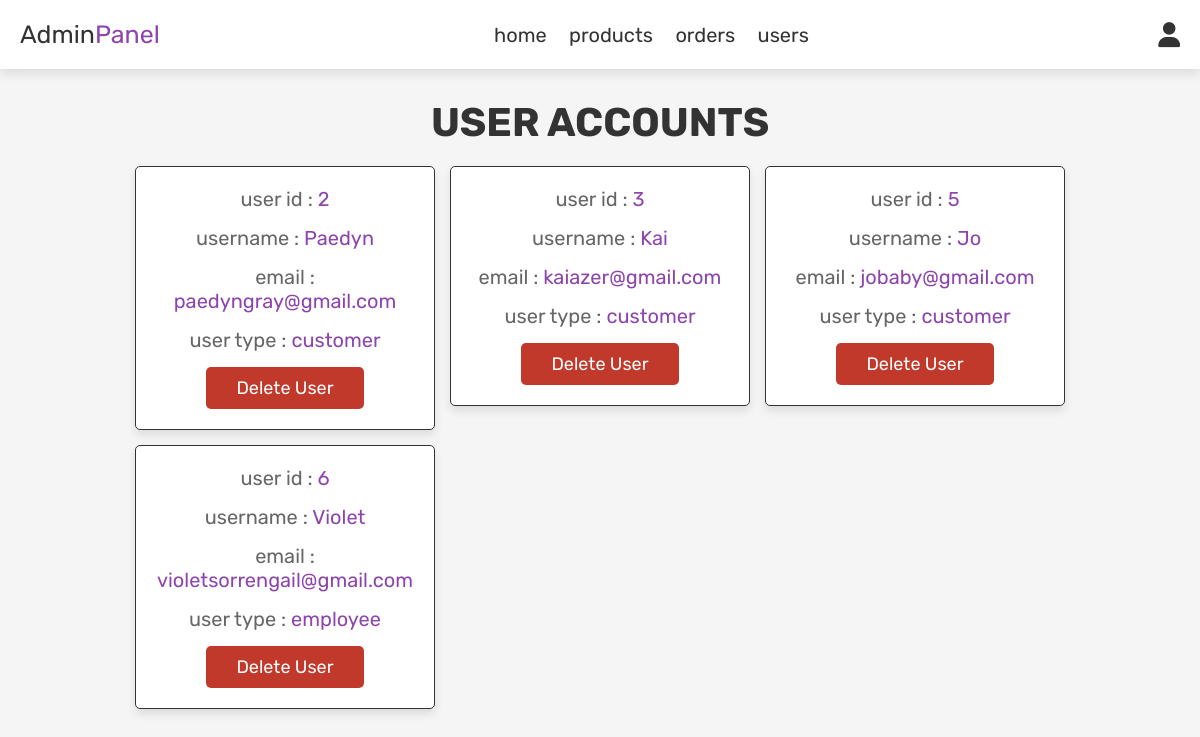
The page /admin/admin_users.php (signed in) on the database its author committed.
### tables this page shows
CREATE TABLE `users` (
  `user_id` int(11) NOT NULL,
  `role_id` int(11) NOT NULL DEFAULT 2,
  `fname` varchar(70) NOT NULL,
  `lname` varchar(100) NOT NULL,
  `gender` varchar(8) NOT NULL,
  `pno` int(11) NOT NULL,
  `dob` date DEFAULT NULL,
  `email` varchar(100) NOT NULL,
  `password` varchar(100) NOT NULL,
  `loyalty_points` int(11) DEFAULT 0
);

CREATE TABLE `roles` (
  `role_id` int(11) NOT NULL,
  `role_name` varchar(50) NOT NULL
);

### admin/admin_users.php (the view, shortened to what this page needs)
<?php
include '../settings/connection.php';
?>
<!DOCTYPE html>
<html lang="en">
<head>
   <link rel="stylesheet" href="https://cdnjs.cloudflare.com/ajax/libs/font-awesome/6.0.0/css/all.min.css">
   <link rel="stylesheet" href="../css/admin.css">
</head>
<body>
<?php include '../admin/admin_header.php'; ?>
<section class="users">
   <h1 class="title">User Accounts</h1>
   <div class="box-container">
      <?php
         $sql = "SELECT u.user_id, u.fname, u.email, r.role_name
                 FROM users u
                 INNER JOIN roles r ON u.role_id = r.role_id";
         $result = mysqli_query($mysqli, $sql);
         if (mysqli_num_rows($result) > 0) {
            while ($fetch_users = mysqli_fetch_assoc($result)) {
      ?>
      <div class="box">
         <p> user id : <span><?php echo $fetch_users['user_id']; ?></span> </p>
         <p> username : <span><?php echo $fetch_users['fname']; ?></span> </p>
         <p> email : <span><?php echo $fetch_users['email']; ?></span> </p>
         <p> user type : <span style="color:<?php if($fetch_users['role_name'] == 'admin'){ echo 'var(--orange)'; } ?>"><?php echo $fetch_users['role_name']; ?></span> </p>
         <a href="../admin/admin_users.php?delete=<?php echo $fetch_users['user_id']; ?>" onclick="return confirm('Delete this user?');" class="delete-btn">Delete User</a>
      </div>
      <?php
            }
         } else {
            echo "No users found.";
         }
      ?>
   </div>
</section>
</body>
</html>

### css/admin.css (style rules this page uses)
:root { --purple:#8e44ad; --red:#c0392b; --orange:#f39c12; --black:#333; --white:#fff; --light-color:#666; --light-white:#ccc; --light-bg:#f5f5f5; --border:.1rem solid var(--black); --box-shadow:0 .5rem 1rem rgba(0,0,0,.1); }
* { font-family: 'Rubik', sans-serif; margin:0; padding:0; box-sizing: border-box; outline: none; border:none; text-decoration: none; transition:all .2s linear; }
html { font-size: 62.5%; overflow-x: hidden; }
body { background-color: var(--light-bg); }
section { padding:3rem 2rem; }
.title { text-align: center; margin-bottom: 2rem; text-transform: uppercase; color:var(--black); font-size: 4rem; }
.btn, .option-btn, .delete-btn, .white-btn { display: inline-block; margin-top: 1rem; padding:1rem 3rem; cursor: pointer; color:var(--white); font-size: 1.8rem; border-radius: .5rem; text-transform: capitalize; }
.delete-btn { background-color: var(--red); }
.users .box-container { display: grid; grid-template-columns: repeat(auto-fit, 30rem); justify-content: center; gap:1.5rem; max-width: 1200px; margin:0 auto; align-items: flex-start; }
.users .box-container .box { background-color: var(--white); padding:2rem; border:var(--border); box-shadow: var(--box-shadow); border-radius: .5rem; text-align: center; }
.users .box-container .box p { padding-bottom: 1.5rem; font-size: 2rem; color:var(--light-color); }
.users .box-container .box p span { color:var(--purple); }
.users .box-container .box .delete-btn { margin-top: 0; }

### rows shown on the page
users: user_id "2", fname "Paedyn", email "paedyngray@gmail.com", role.role_name "customer"
users: user_id "3", fname "Kai", email "kaiazer@gmail.com", role.role_name "customer"
users: user_id "5", fname "Jo", email "jobaby@gmail.com", role.role_name "customer"
users: user_id "6", fname "Violet", email "violetsorrengail@gmail.com", role.role_name "employee"
